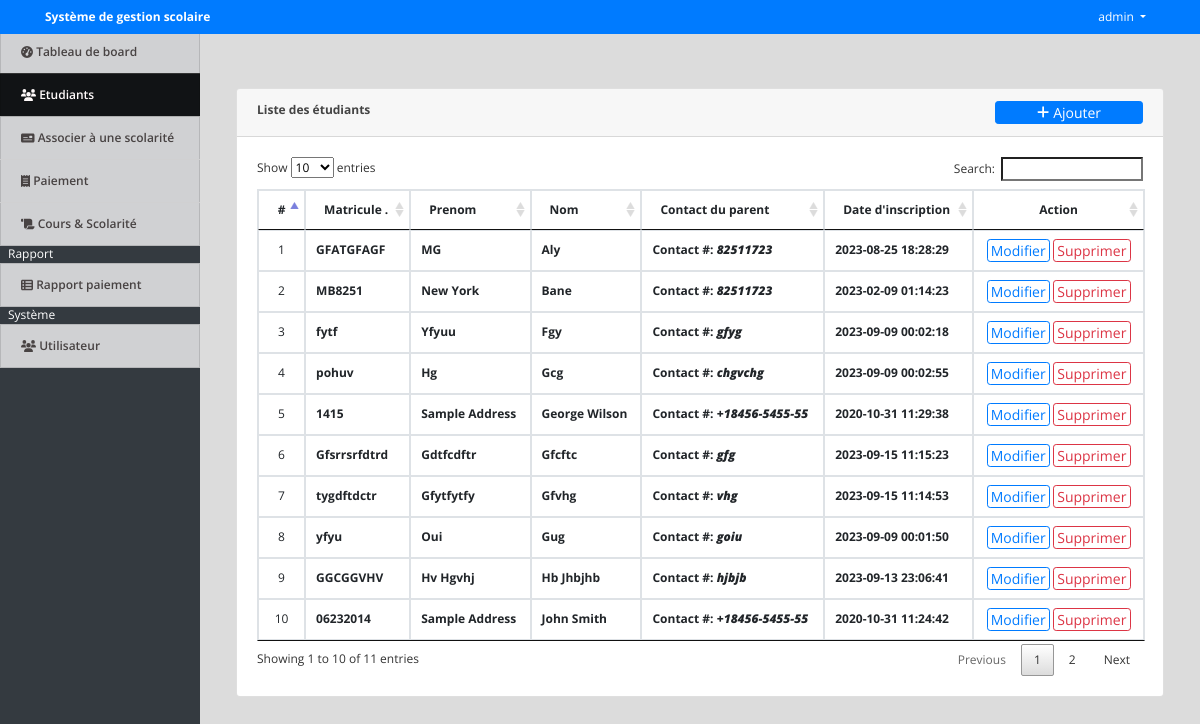
The app's page /index.php?page=students (signed in) with its own data.
### tables this page shows
CREATE TABLE `student` (
  `id` int(30) NOT NULL,
  `id_no` varchar(100) NOT NULL,
  `name` varchar(255) NOT NULL,
  `contact` varchar(100) NOT NULL,
  `prenom` varchar(255) NOT NULL,
  `date_created` datetime NOT NULL DEFAULT current_timestamp()
);

### students.php (the view, shortened to what this page needs)
<?php include('db_connect.php');?>
<div class="container-fluid">
	<div class="col-lg-12">
		<div class="row">
			<div class="col-md-12">
				<div class="card">
					<div class="card-header">
						<b>Liste des étudiants </b>
						<span class="float:right"><a class="btn btn-primary btn-block btn-sm col-sm-2 float-right" href="javascript:void(0)" id="new_student">
					<i class="fa fa-plus"></i> Ajouter
				</a></span>
					</div>
					<div class="card-body">
						<table class="table table-condensed table-bordered table-hover">
							<thead>
								<tr>
									<th class="text-center">#</th>
									<th class="">Matricule .</th>
									<th class="">Prenom</th>
									<th class="">Nom</th>
									<th class="">Contact du parent</th>
									<th class="">Date d'inscription</th>
									<th class="text-center">Action</th>
								</tr>
							</thead>
							<tbody>
								<?php
								$i = 1;
								$student = $conn->query("SELECT * FROM student order by name asc ");
								while($row=$student->fetch_assoc()):
								?>
								<tr>
									<td class="text-center"><?php echo $i++ ?></td>
									<td>
										<p> <b><?php echo $row['id_no'] ?></b></p>
									</td>
									<td>
										<p> <b><?php echo ucwords($row['prenom']) ?></b></p>
									</td>
									<td>
										<p> <b><?php echo ucwords($row['name']) ?></b></p>
									</td>
									<td class="">
										<p><strong>Contact #: <i><b><?php echo $row['contact'] ?></i></strong></p>
									</td>
									<td>
										<p> <b><?php echo ucwords($row['date_created']) ?></b></p>
									</td>
									<td class="text-center">
										<button class="btn btn-sm btn-outline-primary edit_student" type="button" data-id="<?php echo $row['id'] ?>" >Modifier</button>
										<button class="btn btn-sm btn-outline-danger delete_student" type="button" data-id="<?php echo $row['id'] ?>">Supprimer</button>
									</td>
								</tr>
								<?php endwhile; ?>
							</tbody>
						</table>
					</div>
				</div>
			</div>
		</div>
	</div>
</div>

### assets/css/style.css (style rules this page uses)
body { font-family: "Open Sans", sans-serif; color: #444444; width: 100%; height: calc(100%); font-size: 12px; }
a { color: #1977cc; }
.btn-sm { padding: .0001rem .2rem; }

### index.php (style rules this page uses)
body { background: #80808045; }

### students.php (style rules this page uses)
td { vertical-align: middle !important; }
td p { margin: unset }

### records on screen
student: id_no "GFATGFAGF", prenom "MG", name "Aly", contact "82511723", date_created "2023-08-25 18:28:29"
student: id_no "MB8251", prenom "New York", name "Bane", contact "82511723", date_created "2023-02-09 01:14:23"
student: id_no "fytf", prenom "Yfyuu", name "Fgy", contact "gfyg", date_created "2023-09-09 00:02:18"
student: id_no "pohuv", prenom "Hg", name "Gcg", contact "chgvchg", date_created "2023-09-09 00:02:55"
student: id_no "1415", prenom "Sample Address", name "George Wilson", contact "+18456-5455-55", date_created "2020-10-31 11:29:38"
student: id_no "Gfsrrsrfdtrd", prenom "Gdtfcdftr", name "Gfcftc", contact "gfg", date_created "2023-09-15 11:15:23"
student: id_no "tygdftdctr", prenom "Gfytfytfy", name "Gfvhg", contact "vhg", date_created "2023-09-15 11:14:53"
student: id_no "yfyu", prenom "Oui", name "Gug", contact "goiu", date_created "2023-09-09 00:01:50"
student: id_no "GGCGGVHV", prenom "Hv Hgvhj", name "Hb Jhbjhb", contact "hjbjb", date_created "2023-09-13 23:06:41"
student: id_no "06232014", prenom "Sample Address", name "John Smith", contact "+18456-5455-55", date_created "2020-10-31 11:24:42"

### other values on screen
$_SESSION['login_name'] "admin"
